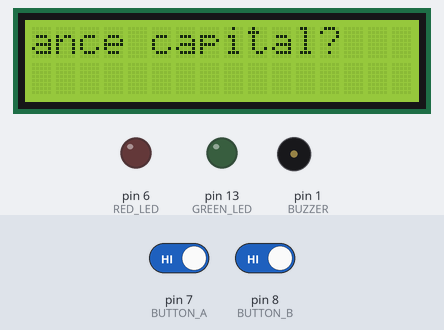
Simulated run of this sketch. Board: Arduino Uno, built with avr-gcc and run on an emulated ATmega328P. Parts: 16×2 character LCD, output pins drawn as LEDs (lit = HIGH), buzzer (waves = sounding). Inputs (shaded band) come from the test bench; at power-on: pin 7 (BUTTON_A) HIGH, pin 8 (BUTTON_B) HIGH.

Above: at 0.57 s.
3.8 s: pin 7 (BUTTON_A) driven LOW and pin 8 (BUTTON_B) driven LOW
At 9.1 s:
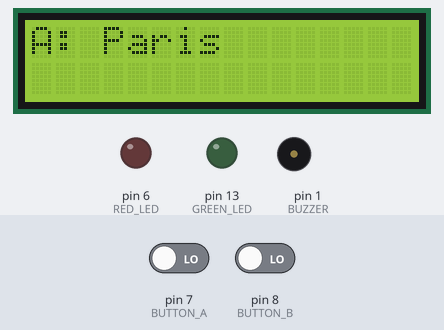
At 13.2 s:
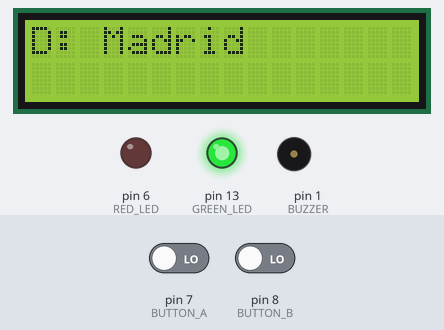
18.6 s: pin 7 (BUTTON_A) driven HIGH
At 36.5 s:
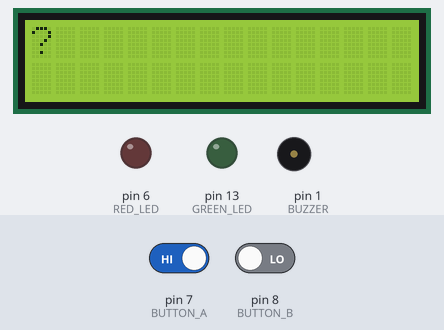
Timing chart, 0 to 38.0 s (numbered marks = the images above; inputs shaded):
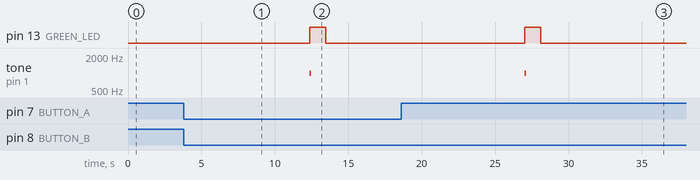

The sketch:

interactive_quiz_game1.ino
```cpp
#include <LiquidCrystal.h>

// Initialize the LCD
LiquidCrystal lcd(12, 11, 5, 4, 3, 2);

// Define pins
#define GREEN_LED 13
#define RED_LED 6
#define BUZZER 1
#define BUTTON_A 7
#define BUTTON_B 8
#define BUTTON_C 9
#define BUTTON_D 10

// Question structure
typedef struct {
    char question[50];
    char options[4][20];
    char correctAnswer;
} QuizQuestion;

// Function prototypes
void displayQuestion(QuizQuestion *q);
void scrollText(const char* text);
char getAnswer();
void checkAnswer(QuizQuestion *q, char answer);

// Quiz questions array
QuizQuestion quiz[] = {
    {"France capital?", {"A: Paris", "B: London", "C: Berlin", "D: Madrid"}, 'A'},
    {"Main gas in air?", {"A: Oxygen", "B: Nitrogen", "C: CO2", "D: Argon"}, 'B'},
    {"Largest planet?", {"A: Mars", "B: Venus", "C: Jupiter", "D: Saturn"}, 'C'},
    {"Hardest material?", {"A: Gold", "B: Iron", "C: Diamond", "D: Sapphire"}, 'C'},
    {"Cell powerhouse?", {"A: Mitochondria", "B: Nucleus", "C: Chloroplast", "D: Ribosome"}, 'A'}
};


int score = 0;
int totalQuestions = sizeof(quiz) / sizeof(quiz[0]);

void setup() {
    // Set up pins
    lcd.begin(16, 2);
    pinMode(GREEN_LED, OUTPUT);
    pinMode(RED_LED, OUTPUT);
    pinMode(BUZZER, OUTPUT);
    pinMode(BUTTON_A, INPUT_PULLUP);
    pinMode(BUTTON_B, INPUT_PULLUP);
    pinMode(BUTTON_C, INPUT_PULLUP);
    pinMode(BUTTON_D, INPUT_PULLUP);
}

void scrollText(const char* text) {
    int len = strlen(text);
    for (int position = 0; position < len + 16; position++) {
        lcd.clear();
        if (position < len) {
            lcd.setCursor(0, 0);
            lcd.print(&text[position]);
        } else {
            lcd.setCursor(0, 0);
            lcd.print(&text[position - 16]);
        }
        delay(200); // Adjust speed of scrolling here
    }
}

void displayQuestion(QuizQuestion *q) {
    scrollText(q->question);
    delay(2000);  // Pause after scrolling before showing options
    for (int i = 0; i < 4; i++) {
        lcd.clear();
        lcd.setCursor(0, 0);
        lcd.print(q->options[i]);
        delay(1000);  // Display each option for 1 second
    }
}

char getAnswer() {
    if (digitalRead(BUTTON_A) == LOW) return 'A';
    if (digitalRead(BUTTON_B) == LOW) return 'B';
    if (digitalRead(BUTTON_C) == LOW) return 'C';
    if (digitalRead(BUTTON_D) == LOW) return 'D';
    return 'N';  // No answer selected
}

void checkAnswer(QuizQuestion *q, char answer) {
    if (answer == q->correctAnswer) {
        score++;
        digitalWrite(GREEN_LED, HIGH);
        tone(BUZZER, 1000); // Beep once for correct answer
        delay(100);
        noTone(BUZZER);
        delay(1000);
        digitalWrite(GREEN_LED, LOW);
    } else {
        digitalWrite(RED_LED, HIGH);
        tone(BUZZER, 1000); // Beep for wrong answer
        delay(2000); // Beep for 2 seconds
        digitalWrite(RED_LED, LOW);
        noTone(BUZZER);
    }
}

void loop() {
    for (int i = 0; i < totalQuestions; i++) {
        displayQuestion(&quiz[i]);
        char answer = 'N';
        while (answer == 'N') {  // Wait until a button is pressed
            answer = getAnswer();
        }
        checkAnswer(&quiz[i], answer);
        delay(1000);
    }

    lcd.clear();
    lcd.setCursor(0, 0);
    lcd.print("Quiz Over!");
    lcd.setCursor(0, 1);
    lcd.print("Score: ");
    lcd.print(score);
    delay(5000);
    score = 0;
}
```

Measured:
- after the input at 3.8 s, pin 13 (GREEN_LED): LOW → HIGH after 8.6 s, → LOW 1.1 s later; tone on pin 1 (BUZZER): silent → 1000 Hz after 8.6 s, → silent 0.10 s later
- after the input at 18.6 s, pin 6 (RED_LED): stays LOW (without the input it goes to HIGH after 8.4 s); pin 13 (GREEN_LED): LOW → HIGH after 8.4 s, → LOW 1.1 s later
- what the display in image 1 shows lasts 1.0 s, from 8.4 s to 9.4 s
- what the display in image 2 shows lasts 3.1 s, from 11.4 s to 14.5 s
